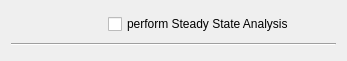
<ui version="4.0" >
<comment> Copyright (C) 2017 by Pedro Mendes, Virginia Tech Intellectual </comment>
<comment> Properties, Inc., University of Heidelberg, and University of </comment>
<comment> of Connecticut School of Medicine. </comment>
<comment> All rights reserved. </comment>

<comment> Copyright (C) 2010 - 2016 by Pedro Mendes, Virginia Tech Intellectual </comment>
<comment> Properties, Inc., University of Heidelberg, and The University </comment>
<comment> of Manchester. </comment>
<comment> All rights reserved. </comment>

<comment> Copyright (C) 2008 - 2009 by Pedro Mendes, Virginia Tech Intellectual </comment>
<comment> Properties, Inc., EML Research, gGmbH, University of Heidelberg, </comment>
<comment> and The University of Manchester. </comment>
<comment> All rights reserved. </comment>

<comment> Copyright (C) 2007 by Pedro Mendes, Virginia Tech Intellectual </comment>
<comment> Properties, Inc. and EML Research, gGmbH. </comment>
<comment> All rights reserved. </comment>

 <comment> All rights reserved. </comment>
 <class>CQMCAWidget</class>
 <widget class="TaskWidget" name="CQMCAWidget" >
  <property name="geometry" >
   <rect>
    <x>0</x>
    <y>0</y>
    <width>347</width>
    <height>61</height>
   </rect>
  </property>
  <property name="caption" stdset="0" >
   <string>CQMCAWidget</string>
  </property>
  <layout class="QVBoxLayout" name="vboxLayout" >
   <item>
    <layout class="QHBoxLayout" name="_2" >
     <item>
      <spacer name="mpSacer" >
       <property name="orientation" >
        <enum>Qt::Horizontal</enum>
       </property>
       <property name="sizeType" >
        <enum>QSizePolicy::Fixed</enum>
       </property>
       <property name="sizeHint" stdset="0" >
        <size>
         <width>97</width>
         <height>13</height>
        </size>
       </property>
      </spacer>
     </item>
     <item>
      <widget class="QCheckBox" name="mpCheckSteadyState" >
       <property name="text" >
        <string>perform Steady State Analysis</string>
       </property>
      </widget>
     </item>
    </layout>
   </item>
   <item>
    <widget class="Line" name="mpLine" >
     <property name="frameShape" >
      <enum>QFrame::HLine</enum>
     </property>
     <property name="frameShadow" >
      <enum>QFrame::Sunken</enum>
     </property>
    </widget>
   </item>
  </layout>
 </widget>
 <layoutdefault spacing="6" margin="11" />
 <customwidgets>
  <customwidget>
   <class>TaskWidget</class>
   <extends>QWidget</extends>
   <header>copasi/UI/TaskWidget.h</header>
   <container>1</container>
  </customwidget>
 </customwidgets>
 <tabstops>
  <tabstop>mpCheckSteadyState</tabstop>
 </tabstops>
 <resources/>
 <connections>
  <connection>
   <sender>mpCheckSteadyState</sender>
   <signal>clicked()</signal>
   <receiver>CQMCAWidget</receiver>
   <slot>slotSteadyStateChecked()</slot>
   <hints>
    <hint type="sourcelabel" >
     <x>140</x>
     <y>33</y>
    </hint>
    <hint type="destinationlabel" >
     <x>20</x>
     <y>20</y>
    </hint>
   </hints>
  </connection>
 </connections>
</ui>
